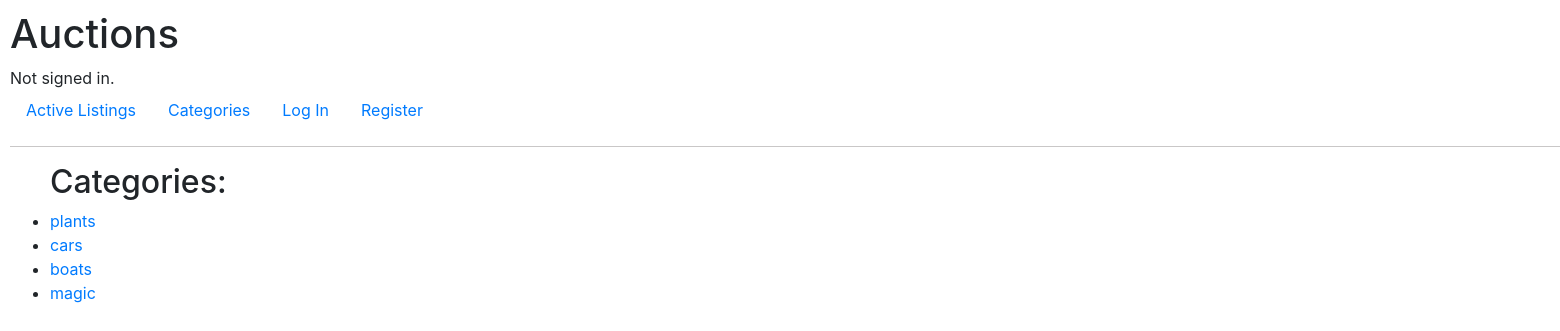
The page /categories on the database its author committed.
### auctions/models.py (models this page shows)
class Listing(models.Model):
    title = models.CharField(max_length=32)
    user = models.ForeignKey(User, on_delete=models.CASCADE, related_name='listing')
    starting_bid = models.FloatField(max_length=16)
    description = models.CharField(max_length=128)
    creation_date = models.DateTimeField()
    category = models.CharField(max_length=16)
    image_url = models.CharField(max_length=128)
    watchlist = models.ManyToManyField(User, blank=True, related_name='watchlist')
    winner = models.ForeignKey(User, blank=True, on_delete=models.CASCADE, default='', null=True, related_name='won_listing')
    highest_bid = models.FloatField(max_length=16, blank=True, default=-1 , null=True)
    class Meta:
        ordering = ['creation_date']

### auctions/views.py (the view)
# urls.py: path("categories", views.categories, name="categories"),
def categories(request):
    categories_list = []
    for listing in Listing.objects.all():
        if listing.category:
            categories_list.append(listing.category)
    categories_set = [*set(categories_list)]
    return render(request, "auctions/categories.html", {
        "categories": categories_set
    })

### auctions/templates/auctions/categories.html
{% extends "auctions/layout.html" %}
{% block body %}
    <ul>
        <h2>Categories:</h2>
        {% for category in categories %}
            <li><a href="{% url 'category' category %}">{{ category }}</a></li>
        {% endfor %}
    </ul>
{% endblock %}

### auctions/static/auctions/styles.css (style rules this page uses)
body { padding: 10px; align-items: center; justify-content: center; height: 100vh; width: 100vh; }

### rows shown on the page
Listing: categories "plants"
Listing: categories "cars"
Listing: categories "boats"
Listing: categories "magic"
